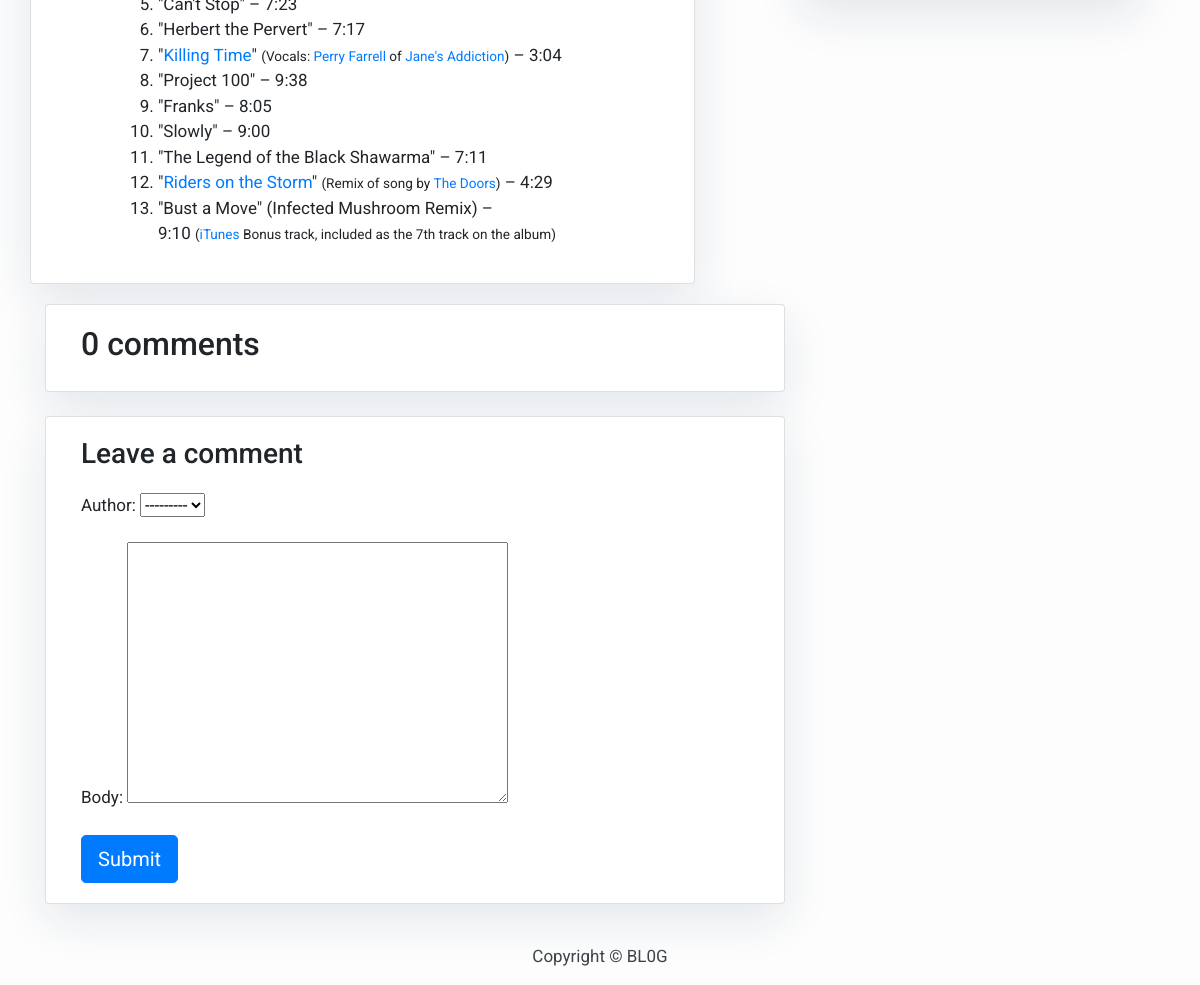
The app's page /the-legend-of-black-shawrma/ (lower part), older data.
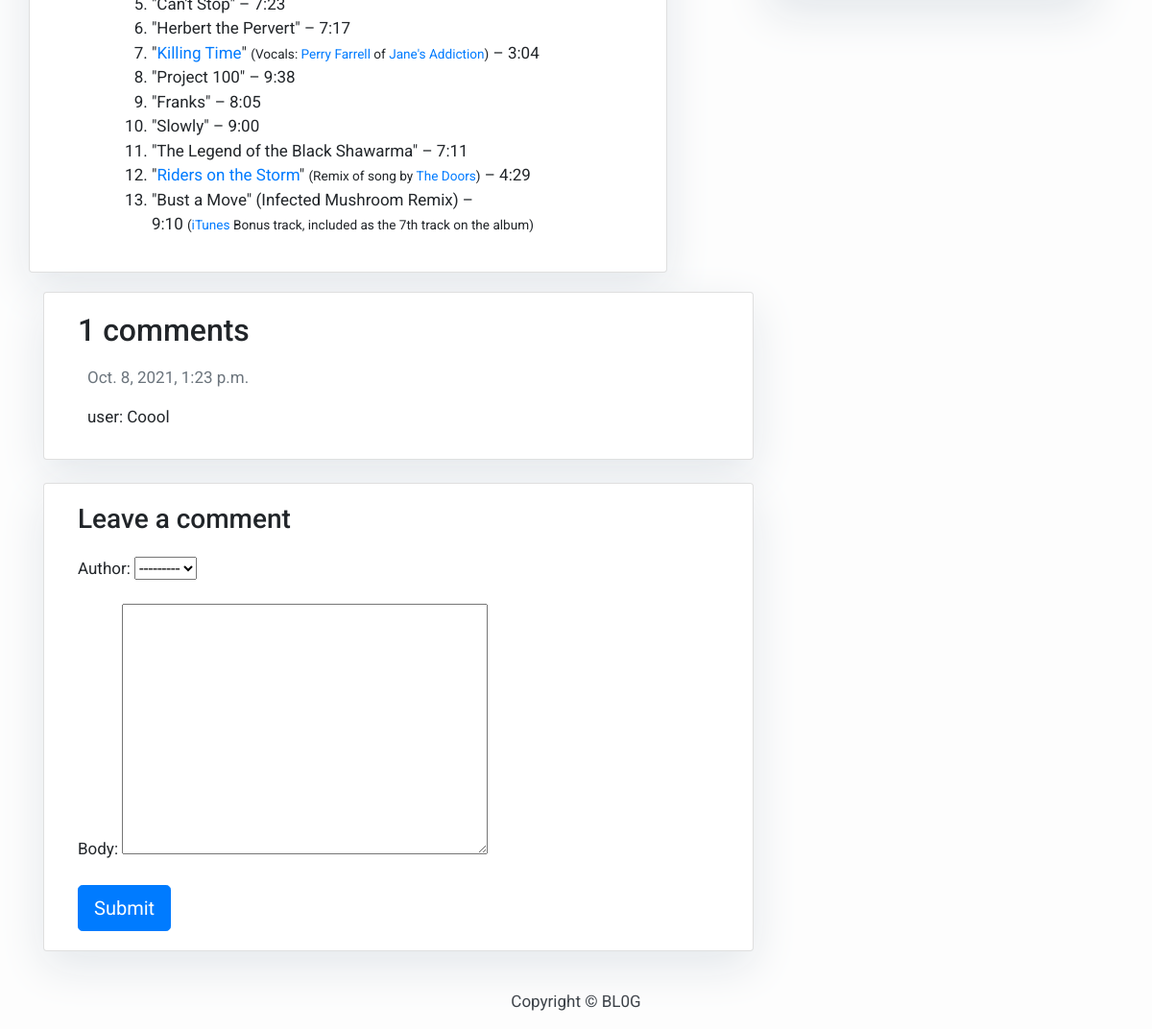
The same page, newer data.
### BL0G/models.py (models this page shows, shortened)
class Post(models.Model):                              # Blog-Post
    title = models.CharField(max_length=200)
    slug = models.CharField(max_length=200)
    thumbnails = models.ImageField(upload_to="", null=True, blank=True)
    image_url = models.CharField(
        max_length=500, default=None, null=True, blank=True)
    date = models.DateTimeField(auto_now_add=True)
    content = RichTextField()
    author = models.ForeignKey(Author, on_delete=models.CASCADE)
    categories = models.ManyToManyField(Category)
    status = models.IntegerField(choices=STATUS, default=0)
    class Meta:
        ordering = ['-date']

class Comment(models.Model):
    author = models.ForeignKey(Author, on_delete=models.CASCADE)
    date = models.DateTimeField(auto_now_add=True)
    post = models.ForeignKey(
        Post, on_delete=models.CASCADE, related_name='comments')
    body = models.TextField()
    active = models.BooleanField(default=False)
    class Meta:
        ordering = ['date']

class Author(models.Model):
    user = models.OneToOneField(User, on_delete=models.CASCADE)
    profile_image = models.ImageField(upload_to="")
    def __str__(self):
        return self.user.username

### BL0G/views.py (the view)
# urls.py: path('<slug:slug>/', views.post_detail, name='post_detail'),
def post_detail(request, slug):
    template_name = 'post_detail.html'
    post = get_object_or_404(Post, slug=slug)
    comments = post.comments.filter(active=True)
    new_comment = None
    if request.method == 'POST':
        comment_form = CommentForm(data=request.POST)
        if comment_form.is_valid():
            new_comment = comment_form.save(commit=False)
            new_comment.post = post
            new_comment.save()
    else:
        comment_form = CommentForm()
    return render(request, template_name, {'post': post,
                                           'comments': comments,
                                           'new_comment': new_comment,
                                           'comment_form': comment_form})

### BL0G/forms.py
class CommentForm(forms.ModelForm):
    class Meta:
        model = Comment
        fields = ('author',  'body')

### BL0G/models.py (called while the page is built)
    def __str__(self):
        return self.title

### templates/post_detail.html (shortened to what this page needs)
{% extends 'base.html' %} {% load hitcount_tags %} {% block content %}
<div class="container">
    <div class="row">
        <div class="col-md-7 card mb-1 mt-6 left top">
            <div class="card-body">
                <div class="post-content row mt-1">
                    <div class="col-lg-10 mx-auto">
                        {% if post.thumbnail %}
                        <div class="text-center mt-10">
                            <img src="{{post.thumbnails.url}}" alt="featured-image" class="rounded-md" />
                        </div>
                        {% else %}
                        {{post.content|safe}} {% endif %}
                    </div>
                </div>
            </div>
        </div>
    </div>
    <div class="col-md-8 card mb-4 mt-3">
        <div class="card-body">
            <h2>{{ comments.count }} comments</h2>
            {% for comment in comments %}
            <div class="comments" style="padding: 10px">
                <p class="font-weight-bold">
                    <span class="text-muted font-weight-normal">
            {{ comment.date }}
          </span>
                </p>
                {{comment.author}}: {{ comment.body|safe}}
            </div>
            {% endfor %}
        </div>
    </div>
    <div class="col-md-8 card mb-4 mt-3">
        <div class="card-body">
            {% if new_comment %}
            <div class="alert alert-success" role="alert">
                Your comment is awaiting moderation
            </div>
            {% else %}
            <h3>Leave a comment</h3>
            <form method="post" style="margin-top: 1.3em">
                {{ comment_form.as_p }} {% csrf_token %}
                <button type="submit" class="btn btn-primary btn-lg">Submit</button>
            </form>
            {% endif %}
        </div>
    </div>
</div>
{% endblock content %}

### templates/base.html (shortened to what this page needs)
<!DOCTYPE html>
<html>
<head>
    <link rel="stylesheet" href="https://maxcdn.bootstrapcdn.com/bootstrap/4.0.0/css/bootstrap.min.css" />
</head>
<body>
    {% block content %} {% endblock content %}
    <footer class="py-3 bg-grey">
      <p class="m-0 text-dark text-center">Copyright &copy; BL0G</p>
    </footer>
  </body>
</html>

### templates/base.html (style rules this page uses)
body { font-family: "Roboto", sans-serif; font-size: 17px; background-color: #fdfdfd; }

### templates/sidebar.html (style rules this page uses)
.card { box-shadow: 0 16px 48px #e3e7eb; }

Row changes from the older to the newer data that the page shows:
added Comment: date "Oct. 8, 2021, 1:23 p.m.", author "user", body "Coool"
Text that changed along with them:
{{ comments.count }}: "0" → "1"
